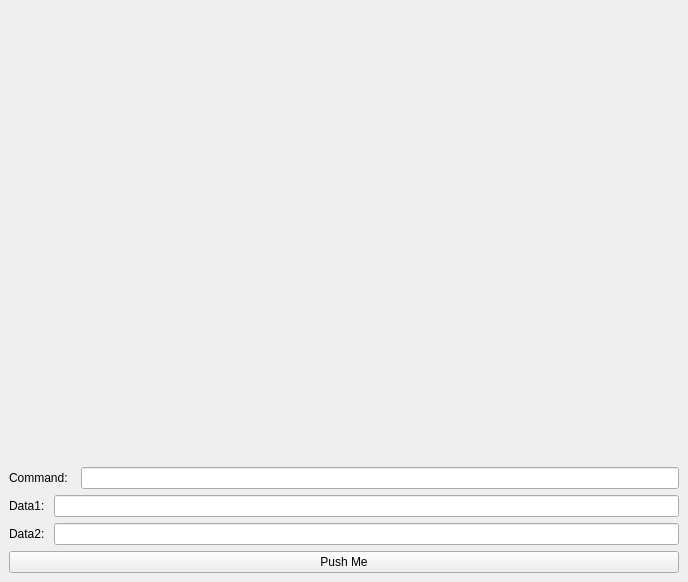
<?xml version="1.0" encoding="UTF-8"?>
<ui version="4.0">
 <class>MainWindow</class>
 <widget class="QMainWindow" name="MainWindow">
  <property name="geometry">
   <rect>
    <x>0</x>
    <y>0</y>
    <width>688</width>
    <height>582</height>
   </rect>
  </property>
  <property name="windowTitle">
   <string>MainWindow</string>
  </property>
  <widget class="QWidget" name="HtmlWidget">
   <layout class="QVBoxLayout" name="verticalLayout">
    <item>
     <widget class="QWidget" name="InerWidget" native="true"/>
    </item>
    <item>
     <layout class="QHBoxLayout" name="horizontalLayout">
      <item>
       <widget class="QLabel" name="label">
        <property name="text">
         <string>Command:  </string>
        </property>
       </widget>
      </item>
      <item>
       <widget class="QLineEdit" name="CommadLineEdit"/>
      </item>
     </layout>
    </item>
    <item>
     <layout class="QHBoxLayout" name="horizontalLayout_2">
      <item>
       <widget class="QLabel" name="label_2">
        <property name="text">
         <string>Data1: </string>
        </property>
       </widget>
      </item>
      <item>
       <widget class="QLineEdit" name="LineEditUser"/>
      </item>
     </layout>
    </item>
    <item>
     <layout class="QHBoxLayout" name="horizontalLayout_3">
      <item>
       <widget class="QLabel" name="label_3">
        <property name="text">
         <string>Data2: </string>
        </property>
       </widget>
      </item>
      <item>
       <widget class="QLineEdit" name="LineEditPass"/>
      </item>
     </layout>
    </item>
    <item>
     <widget class="QPushButton" name="Button1">
      <property name="text">
       <string>Push Me</string>
      </property>
     </widget>
    </item>
   </layout>
  </widget>
 </widget>
 <resources/>
 <connections/>
</ui>
